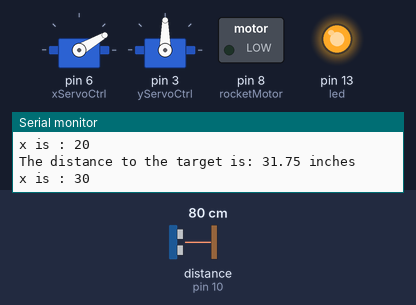
A sketch run on a simulated Arduino Uno, built with avr-gcc and run on an emulated ATmega328P. Shown: 2 × servo, switched loads named in the sketch (green lamp = pin HIGH), output pins drawn as LEDs (lit = HIGH), the last lines printed to the serial monitor. Wiring (inferred from the names in the program): ultrasonic range finder: trigger pin 9; echo pin 10. The test bench sets the inputs (shaded band); at power-on: distance to the obstacle (sensor on pin 10) 80 cm. The echo pulse lasts 58.3 µs per cm; pins used as bus, display or sensor lines are not drawn.

Above: at 1.2 s.
1.3 s: distance to the obstacle (sensor on pin 10) set to 35 cm
At 7.1 s:
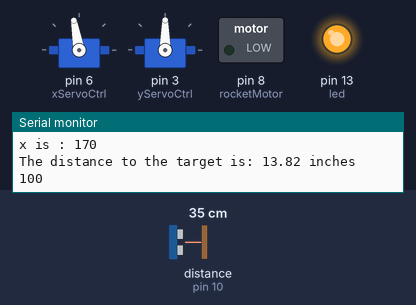
7.3 s: distance to the obstacle (sensor on pin 10) set to 93 cm
At 8.65 s:
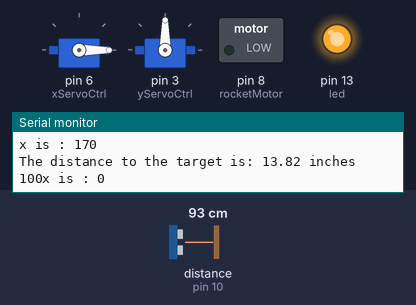
Timing chart, 0 to 18.1 s (numbered marks = the images above; inputs shaded):
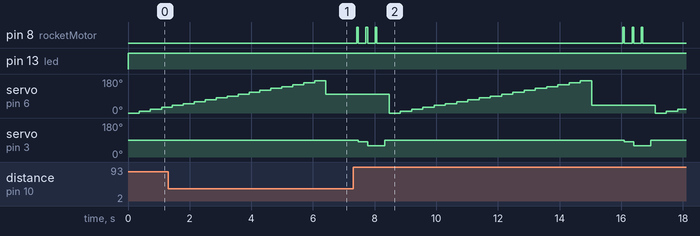

The sketch:

rocketLauncher.ino
```cpp
#include <Servo.h>

int startButton = 2;
int trigPin = 9;
int echoPin = 10;
int xServoCtrl = 6;
int yServoCtrl = 3;
int rocketMotor = 8;
int led = 13;

float x_cords[180];
float y_cords[45];

float pingTime;
float targetDistance;
float speedOfSound = 776.5; //miles per hour when temp is 77 degrees F

Servo x;
Servo y;

void setup() {
   Serial.begin(9600);

   pinMode(led, OUTPUT);
   pinMode(startButton, INPUT);
   pinMode(trigPin, OUTPUT);
   pinMode(echoPin, INPUT);
   pinMode(xServoCtrl, OUTPUT);
   pinMode(yServoCtrl, OUTPUT);
   pinMode(rocketMotor, OUTPUT);

   x.attach(xServoCtrl);
   y.attach(yServoCtrl);
}

void shoot() {
   digitalWrite(rocketMotor, HIGH);
   delay(51);
   digitalWrite(rocketMotor, LOW);
}

float pingBack() {
  float avg_array[3];
  int i = 0;
  float total = 0;
  for(i=0; i<3; i += 1){
     digitalWrite(trigPin, LOW);
    delayMicroseconds(2000);
    digitalWrite(trigPin, HIGH);
    delayMicroseconds(15);
    digitalWrite(trigPin, LOW);
    avg_array[i] = pulseIn(echoPin, HIGH, 100000); //in microseconds
    total += avg_array[i];
    delay(10);
  }
  pingTime = total / 3;
  //  pingTime = pulseIn(echoPin, HIGH,10000);

  pingTime = pingTime/1000000.0; //convert ping time to seconds
  pingTime = pingTime/3600.0; //convert ping time to hours

  targetDistance = speedOfSound * pingTime; //calculate distance in miles
  targetDistance = targetDistance / 2.0; // only get time it takes to get to the target
  targetDistance = targetDistance*63360; //convert target distance to inches

  Serial.print("The distance to the target is: ");
  Serial.print(targetDistance);
  Serial.println(" inches");
  return targetDistance;
}

void sweep_y(){
  int pos = 45;
  for(pos = 45; pos < 90; pos += 1){
    y.write(pos);
    Serial.print("x is : ");
    Serial.println(pos);
    delay(10);
    y_cords[pos - 45] = pingBack();
    Serial.println(y_cords[pos - 45]);
//    pingBack();
    delay(10);
  }
}


void sweep_x(){
  int pos = 0;
  for(pos = 0; pos < 180; pos += 10){
    float temp  [1];
    x.write(pos);
    Serial.print("x is : ");
    Serial.println(pos);
    delay(300);
    x_cords[pos] = pingBack();
    delay(10);
  }
}
// the loop routine runs over and over again forever:
void loop() {

  digitalWrite(led, HIGH);   // turn the LED on (HIGH is the voltage level)
  sweep_x();
  y.write(90);


  int i = 0;
  float min_distance = 150;
  int min_pos = 180;
  for(i=0;i<180; i+=1){
    if(x_cords[i] >= 10 && x_cords[i]<min_distance && i >= 35 ){
      min_distance = x_cords[i];
      min_pos = i;
    }
  }
  x.write(min_distance);
  Serial.print(min_pos);

  i = 0;
  for(i = 0; i<100; i +=1){
    x.write(min_pos);
    delay(10);

  }

  shoot();
  y.write(80);
  delay(250);

  shoot();
  y.write(60);
  delay(250);

  shoot();
  delay(250);
  y.write(90);
  delay(150);


//    shoot();


}
```
